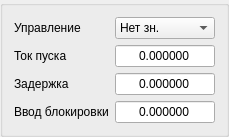
                   <widget class="QGroupBox" name="gboxProtectionPropertiesMTZ1">
                    <property name="sizePolicy">
                     <sizepolicy hsizetype="Fixed" vsizetype="Fixed">
                      <horstretch>0</horstretch>
                      <verstretch>0</verstretch>
                     </sizepolicy>
                    </property>
                    <property name="title">
                     <string/>
                    </property>
                    <property name="alignment">
                     <set>Qt::AlignCenter</set>
                    </property>
                    <layout class="QHBoxLayout" name="horizontalLayout_6">
                     <item>
                      <layout class="QVBoxLayout" name="verticalLayout_11">
                       <item>
                        <widget class="QLabel" name="lblTextProtectionMTZ_Ctrl">
                         <property name="text">
                          <string>Управление</string>
                         </property>
                         <property name="scaledContents">
                          <bool>true</bool>
                         </property>
                        </widget>
                       </item>
                       <item>
                        <widget class="QLabel" name="lblTextProtectionMTZ_StartCurrent">
                         <property name="text">
                          <string>Ток пуска</string>
                         </property>
                         <property name="scaledContents">
                          <bool>true</bool>
                         </property>
                        </widget>
                       </item>
                       <item>
                        <widget class="QLabel" name="lblTextProtectionMTZ_Timeout">
                         <property name="text">
                          <string>Задержка</string>
                         </property>
                         <property name="scaledContents">
                          <bool>true</bool>
                         </property>
                        </widget>
                       </item>
                       <item>
                        <widget class="QLabel" name="lblTextProtectionMTZ_EnterBlocking">
                         <property name="text">
                          <string>Ввод блокировки</string>
                         </property>
                         <property name="scaledContents">
                          <bool>true</bool>
                         </property>
                        </widget>
                       </item>
                      </layout>
                     </item>
                     <item>
                      <layout class="QVBoxLayout" name="vltProtectionMTZ31">
                       <item>
                        <widget class="QComboBox" name="cboxProtectionMTZ1_Ctrl">
                         <property name="maximumSize">
                          <size>
                           <width>100</width>
                           <height>100</height>
                          </size>
                         </property>
                         <property name="toolTip">
                          <string>Имя порта</string>
                         </property>
                         <item>
                          <property name="text">
                           <string>Нет зн.</string>
                          </property>
                         </item>
                         <item>
                          <property name="text">
                           <string>Откл</string>
                          </property>
                         </item>
                         <item>
                          <property name="text">
                           <string>Вкл</string>
                          </property>
                         </item>
                         <item>
                          <property name="text">
                           <string>С блокир.</string>
                          </property>
                         </item>
                        </widget>
                       </item>
                       <item>
                        <widget class="QLineEdit" name="leProtectionMTZ1_CurrentStart">
                         <property name="sizePolicy">
                          <sizepolicy hsizetype="Fixed" vsizetype="Fixed">
                           <horstretch>0</horstretch>
                           <verstretch>0</verstretch>
                          </sizepolicy>
                         </property>
                         <property name="maximumSize">
                          <size>
                           <width>100</width>
                           <height>100</height>
                          </size>
                         </property>
                         <property name="inputMask">
                          <string>0.000000</string>
                         </property>
                         <property name="text">
                          <string>0.000000</string>
                         </property>
                         <property name="maxLength">
                          <number>8</number>
                         </property>
                         <property name="alignment">
                          <set>Qt::AlignCenter</set>
                         </property>
                        </widget>
                       </item>
                       <item>
                        <widget class="QLineEdit" name="leProtectionMTZ1_Timeout">
                         <property name="sizePolicy">
                          <sizepolicy hsizetype="Fixed" vsizetype="Fixed">
                           <horstretch>0</horstretch>
                           <verstretch>0</verstretch>
                          </sizepolicy>
                         </property>
                         <property name="maximumSize">
                          <size>
                           <width>100</width>
                           <height>100</height>
                          </size>
                         </property>
                         <property name="inputMask">
                          <string>0.000000</string>
                         </property>
                         <property name="text">
                          <string>0.000000</string>
                         </property>
                         <property name="maxLength">
                          <number>8</number>
                         </property>
                         <property name="alignment">
                          <set>Qt::AlignCenter</set>
                         </property>
                        </widget>
                       </item>
                       <item>
                        <widget class="QLineEdit" name="leProtectionMTZ1_EnterBlocking">
                         <property name="sizePolicy">
                          <sizepolicy hsizetype="Fixed" vsizetype="Fixed">
                           <horstretch>0</horstretch>
                           <verstretch>0</verstretch>
                          </sizepolicy>
                         </property>
                         <property name="maximumSize">
                          <size>
                           <width>100</width>
                           <height>100</height>
                          </size>
                         </property>
                         <property name="inputMask">
                          <string>0.000000</string>
                         </property>
                         <property name="text">
                          <string>0.000000</string>
                         </property>
                         <property name="maxLength">
                          <number>8</number>
                         </property>
                         <property name="alignment">
                          <set>Qt::AlignCenter</set>
                         </property>
                        </widget>
                       </item>
                      </layout>
                     </item>
                    </layout>
                   </widget>
